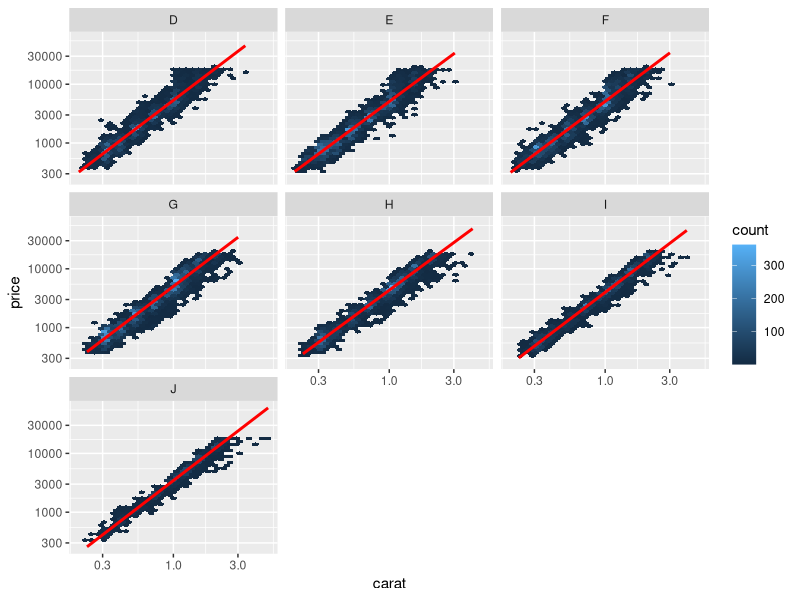
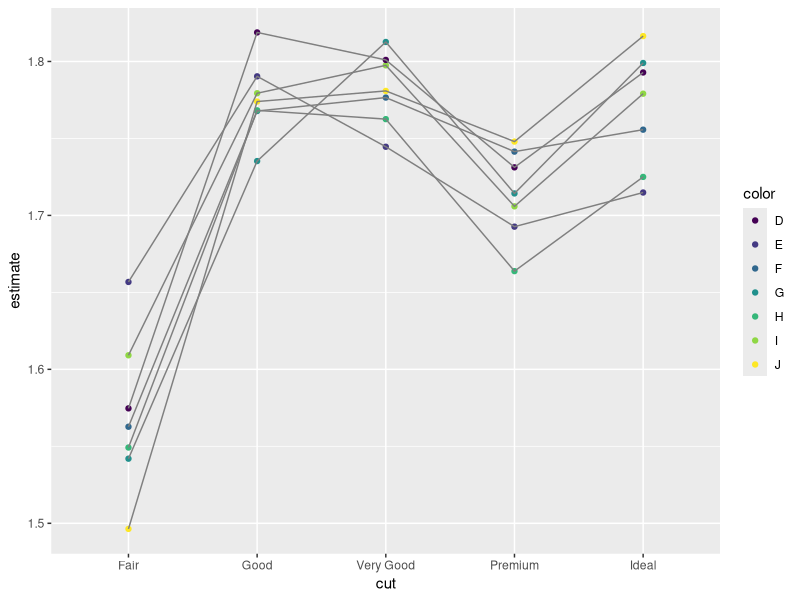

R code for these plots, in order:
library(tidyverse)

# Base R: strsplit() -----------------------------------------------------------
# Goal: find first element of each componund string
x1 <- c("a|b", "a|b|c", "d|e", "b|c|d")

x2 <- strsplit(x1, "|", fixed = TRUE)
str(x2)

# How can we solve the problem for one element?
.x <- x2[[1]]
.x
.x[[1]]

# Now can use map_chr() to generalise
map_chr(x2, ~ .x[[1]])
map(x2, ~ .x[[1]])

map_chr(x2, 1) # SHORTCUT

# What if you wanted to select the last?
.x[[length(.x)]]
map_chr(x2, ~.x[[length(.x)]])

# Base R: split() --------------------------------------------------------------
# Goal: fit linear model log(price) ~ log(carat) to each subgroup
by_color <- diamonds %>% split(diamonds$color)
View(by_color)

ggplot(diamonds, aes(carat, price)) +
  geom_hex() +
  geom_smooth(method = "lm", se= F, colour = "red") +
  scale_x_log10() +
  scale_y_log10() +
  facet_wrap(~ color)

# Solve for one
.x <- by_color[[1]]
mod <- lm(log(price) ~ log(carat), data = .x)
mod

# Solve for n
mods <- map(by_color, ~ lm(log(price) ~ log(carat), data = .x))
length(mods)
mods

mods <- map(by_color, lm, formula = log(price) ~ log(carat)) # SHORTCUT

# Goal: extract coefficients
# Solve for one
.x <- mods[[1]]
coef(.x)
broom::tidy(.x)

# Solve for n

coefs <- map(mods, ~ broom::tidy(.x))

coefs <- map_dfr(mods, ~ broom::tidy(.x))
coefs <- map_dfr(mods, broom::tidy) # SHORTCUT
coefs

# Where are the labels?
# They're in the names :(
names(by_color)
names(mods)

coefs <- map_dfr(mods, ~ broom::tidy(.x), .id = "color")
coefs

# BUT
str(diamonds$color)
str(coefs$color)

by_color_cut <- split(diamonds, list(diamonds$color, diamonds$cut))
typeof(by_color_cut)
length(by_color_cut)
names(by_color_cut)

# And this pattern doesn't generalise for multiple break points

# What we actually want is a vector of labels for each variable
# We'll end up with p + 1 vectors of labels (var1, var2, + data)
# So why not put that in a data frame?

# tidyr equivalent: nest --------------------------------------------------
# tidier alternative is to use nest + mutate + unnest

by_color <- diamonds %>%
  group_by(color, cut) %>%
  nest()
by_color

by_color <- by_color %>%
  mutate(
    model = map(data, ~ lm(log(price) ~ log(carat), data = .x)),
    coef = map(model, ~ broom::tidy(.x))
  )
by_color

df <- by_color %>% unnest(coef)

df %>%
  filter(term == "log(carat)") %>%
  ggplot(aes(cut, estimate, colour = color)) +
  geom_point() +
  geom_line(aes(group = color), colour = "grey50")

